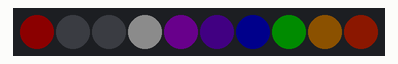
Recording of a program running on a simulated CircuitPython board. On the bench: 10 RGB LEDs in strip order, left to right. Dim RGB values are drawn brighter than linear.

Above: at 0.46 s.
At 1.08 s:
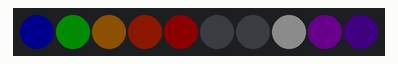
At 1.7 s:
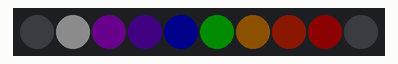

Measured:
- by itself, everything shown: repeats every 1.6 s, in 5 steps

The program:

roy-g-biv.py
```python
from time import sleep
import board, neopixel

PIXEL_COUNT = 10
pixels = neopixel.NeoPixel(board.NEOPIXEL, PIXEL_COUNT)
RED     = (255,   0,   0)
ORANGE  = (255,  40,   0)
YELLOW  = (255, 150,   0)
GREEN   = (  0, 255,   0)
BLUE    = (  0,   0, 255)
INDIGO  = ( 75,   0, 130)
VIOLET  = (180,   0, 255)
WHITE   = (255, 255, 255)
BLACK   = (  0,   0,   0)

COLORS = [RED, ORANGE, YELLOW, GREEN, BLUE, INDIGO, VIOLET, WHITE, BLACK]
COLOR_COUNT = len(COLORS)
delay_time = 1 / 60

index = 0
pixels.fill(BLACK)
pixels.brightness = 0.05

while True:
    sleep(delay_time)
    pixels[PIXEL_COUNT - 1 - (index % PIXEL_COUNT)] = COLORS[index % COLOR_COUNT]
    index += 1
```
